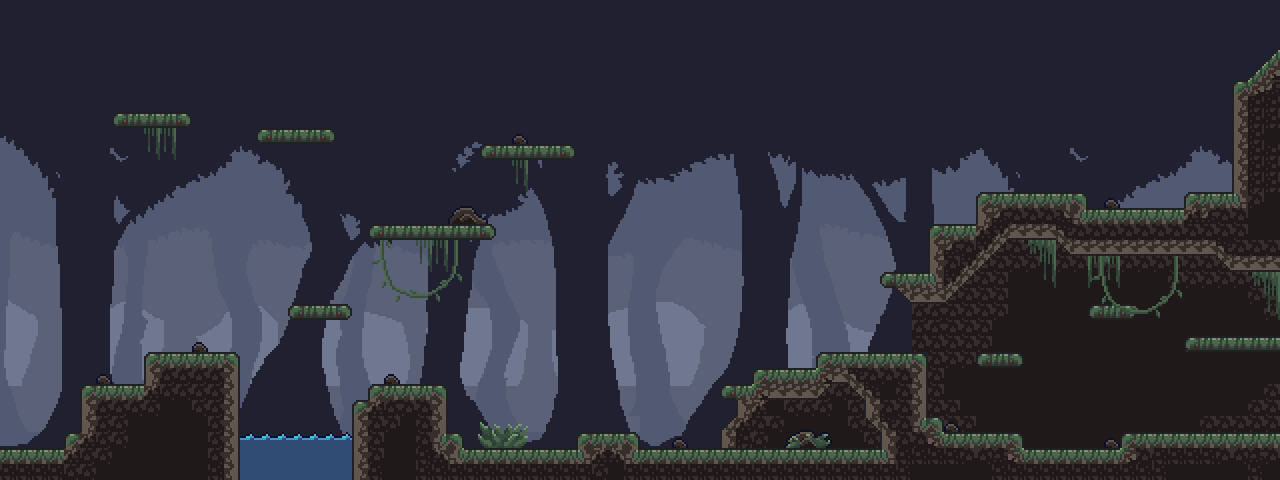

Tiled map render using the project's own tile images. Description and the map definition, with tile-layer contents summarised, below:
An orthogonal 80x30 tile map with 16x16 px tiles, 11 tile layers (Background3, Background2, Background1, Ground 1, ...), 2 hidden layers not drawn, 9 tilesets and 23 objects (7x Musher, 6x Gem, 2x HPotion, 2x Key, 2x Bat, ...).

<map version="1.5" tiledversion="1.7.2" orientation="orthogonal" renderorder="right-down" width="80" height="30" tilewidth="16" tileheight="16" infinite="0" nextlayerid="22" nextobjectid="109">
 <properties>
  <property name="Draw" type="int" value="1" />
 </properties>
 <tileset firstgid="1" name="Background1" tilewidth="16" tileheight="16" tilecount="1740" columns="60">
  <image source="../Spritesx16/Background_layer1_x2.png" width="960" height="468" />
 </tileset>
 <tileset firstgid="1741" name="Background2" tilewidth="16" tileheight="16" tilecount="1740" columns="60">
  <image source="../Spritesx16/Background_layer2_x2.png" width="960" height="468" />
 </tileset>
 <tileset firstgid="3481" name="Background3" tilewidth="16" tileheight="16" tilecount="1740" columns="60">
  <image source="../Spritesx16/Background_layer3_x2.png" width="960" height="468" />
 </tileset>
 <tileset firstgid="5221" name="Forest1" tilewidth="16" tileheight="16" tilecount="140" columns="20">
  <properties>
   <property name="Collider" type="int" value="1" />
   <property name="Draw" type="int" value="1" />
  </properties>
  <image source="../Spritesx16/Forest_Tileset_x2.png" width="320" height="112" />
 </tileset>
 <tileset firstgid="5361" name="Forest_Assets_x2" tilewidth="16" tileheight="16" tilecount="189" columns="27">
  <properties>
   <property name="Draw" type="int" value="1" />
  </properties>
  <image source="../Spritesx16/Forest_Assets_x2.png" width="432" height="112" />
 </tileset>
 <tileset firstgid="5550" name="Forest_Background_Assets_x2" tilewidth="16" tileheight="16" margin="16" tilecount="104" columns="26">
  <properties>
   <property name="Draw" type="int" value="1" />
  </properties>
  <image source="../Spritesx16/Forest_Background_Assets_x2.png" width="432" height="80" />
 </tileset>
 <tileset firstgid="5654" name="Gems" tilewidth="16" tileheight="16" tilecount="2" columns="2">
  <image source="../Spritesx16/gems.png" width="32" height="16" />
 </tileset>
 <tileset firstgid="5656" name="Props" tilewidth="16" tileheight="16" tilecount="216" columns="24">
  <image source="../Spritesx16/props.png" width="384" height="144" />
 </tileset>
 <tileset firstgid="5872" source="Forest2.tsx" />
 <layer id="3" name="Background3" width="80" height="30">
  <properties>
   <property name="Draw" type="int" value="1" />
  </properties>
  <data>[2400 cells, 2160 non-empty, 1614 distinct tile ids]</data>
 </layer>
 <layer id="2" name="Background2" width="80" height="30">
  <properties>
   <property name="Draw" type="int" value="1" />
  </properties>
  <data>[2400 cells, 2159 non-empty, 1619 distinct tile ids]</data>
 </layer>
 <layer id="1" name="Background1" width="80" height="30">
  <properties>
   <property name="Draw" type="int" value="1" />
  </properties>
  <data>[2400 cells, 2320 non-empty, 1740 distinct tile ids]</data>
 </layer>
 <layer id="17" name="Ground 1" width="80" height="30">
  <properties>
   <property name="Draw" type="int" value="1" />
  </properties>
  <data>[2400 cells, 359 non-empty, 8 distinct tile ids]</data>
 </layer>
 <layer id="18" name="Ground 2" width="80" height="30">
  <properties>
   <property name="Draw" type="int" value="1" />
  </properties>
  <data>[2400 cells, 477 non-empty, 37 distinct tile ids]</data>
 </layer>
 <layer id="19" name="Assets 1" width="80" height="30">
  <properties>
   <property name="Draw" type="int" value="1" />
  </properties>
  <data>[2400 cells, 73 non-empty, 32 distinct tile ids]</data>
 </layer>
 <layer id="4" name="Ground" width="80" height="30">
  <properties>
   <property name="Collider" type="int" value="1" />
   <property name="Draw" type="int" value="1" />
  </properties>
  <data>[2400 cells, 206 non-empty, 20 distinct tile ids]</data>
 </layer>
 <layer id="7" name="Water" width="80" height="30">
  <properties>
   <property name="Draw" type="int" value="1" />
  </properties>
  <data>[2400 cells, 25 non-empty, 5 distinct tile ids]</data>
 </layer>
 <layer id="10" name="Death" width="80" height="30">
  <properties>
   <property name="Death" type="int" value="1" />
   <property name="Trigger" type="int" value="1" />
  </properties>
  <data>[2400 cells, 13 non-empty, 1 distinct tile ids]</data>
 </layer>
 <objectgroup id="11" name="Collectables">
  <object id="73" name="Gem" type="Gem" x="608" y="416" width="16" height="16" />
  <object id="77" name="Gem" type="Gem" x="288" y="112" width="16" height="16" />
  <object id="78" name="Gem" type="Gem" x="176" y="336" width="16" height="16" />
  <object id="79" name="HPotion" type="HPotion" x="144" y="96" width="16" height="16" />
  <object id="80" name="Key" type="Key" x="832" y="432" width="16" height="16" />
  <object id="83" name="Gem" type="Gem" x="544" y="128" width="16" height="16" />
  <object id="85" name="Gem" type="Gem" x="992" y="336" width="16" height="16" />
  <object id="86" name="Gem" type="Gem" x="1232" y="320" width="16" height="16" />
  <object id="88" name="Key" type="Key" x="1136" y="192" width="16" height="16" />
  <object id="89" name="HPotion" type="HPotion" x="1200" y="176" width="16" height="16" />
 </objectgroup>
 <objectgroup id="16" name="Entities">
  <object id="63" name="Musher" type="Musher" x="784" y="352" width="16" height="16" />
  <object id="64" name="Bat" type="Bat" x="768" y="400" width="16" height="16" />
  <object id="67" name="Musher" type="Musher" x="400" y="368" width="16" height="16" />
  <object id="68" name="Player" type="Player" x="16" y="432" width="16" height="16" />
  <object id="90" name="Musher" type="Musher" x="992" y="416" width="16" height="16" />
  <object id="93" name="Musher" type="Musher" x="544" y="432" width="16" height="16" />
  <object id="94" name="Musher" type="Musher" x="416" y="208" width="16" height="16" />
  <object id="95" name="Bat" type="Bat" x="1024" y="256" width="16" height="16" />
  <object id="96" name="Musher" type="Musher" x="1056" y="176" width="16" height="16" />
  <object id="97" name="Musher" type="Musher" x="1168" y="416" width="16" height="16" />
  <object id="106" name="BigMusher" x="1056" y="400" width="32" height="48" />
 </objectgroup>
 <layer id="20" name="AssetsFront" width="80" height="30">
  <properties>
   <property name="Draw" type="int" value="1" />
  </properties>
  <data>[2400 cells, 56 non-empty, 28 distinct tile ids]</data>
 </layer>
 <objectgroup id="12" name="Structures">
  <object id="54" name="Portal" type="Portal" x="1232" y="368" width="32" height="64" />
  <object id="58" name="Checkpoint" type="Checkpoint" x="832" y="304" width="16" height="48" />
 </objectgroup>
 <layer id="13" name="MusherNavigationMap" width="80" height="30" visible="0">
  <properties>
   <property name="Draw" type="int" value="0" />
   <property name="Navigation" type="int" value="1" />
  </properties>
  <data>[2400 cells, 330 non-empty, 1 distinct tile ids]</data>
 </layer>
 <layer id="14" name="BatNavigationMap" width="80" height="30" visible="0">
  <properties>
   <property name="Draw" type="int" value="0" />
   <property name="Navigation" type="int" value="2" />
  </properties>
  <data>[2400 cells, 119 non-empty, 1 distinct tile ids]</data>
 </layer>
 <layer id="21" name="BigMusherNavigationMap" width="80" height="30">
  <properties>
   <property name="Draw" type="int" value="0" />
   <property name="Navigation" type="int" value="3" />
  </properties>
  <data>[2400 cells, 0 non-empty, 0 distinct tile ids]</data>
 </layer>
</map>
